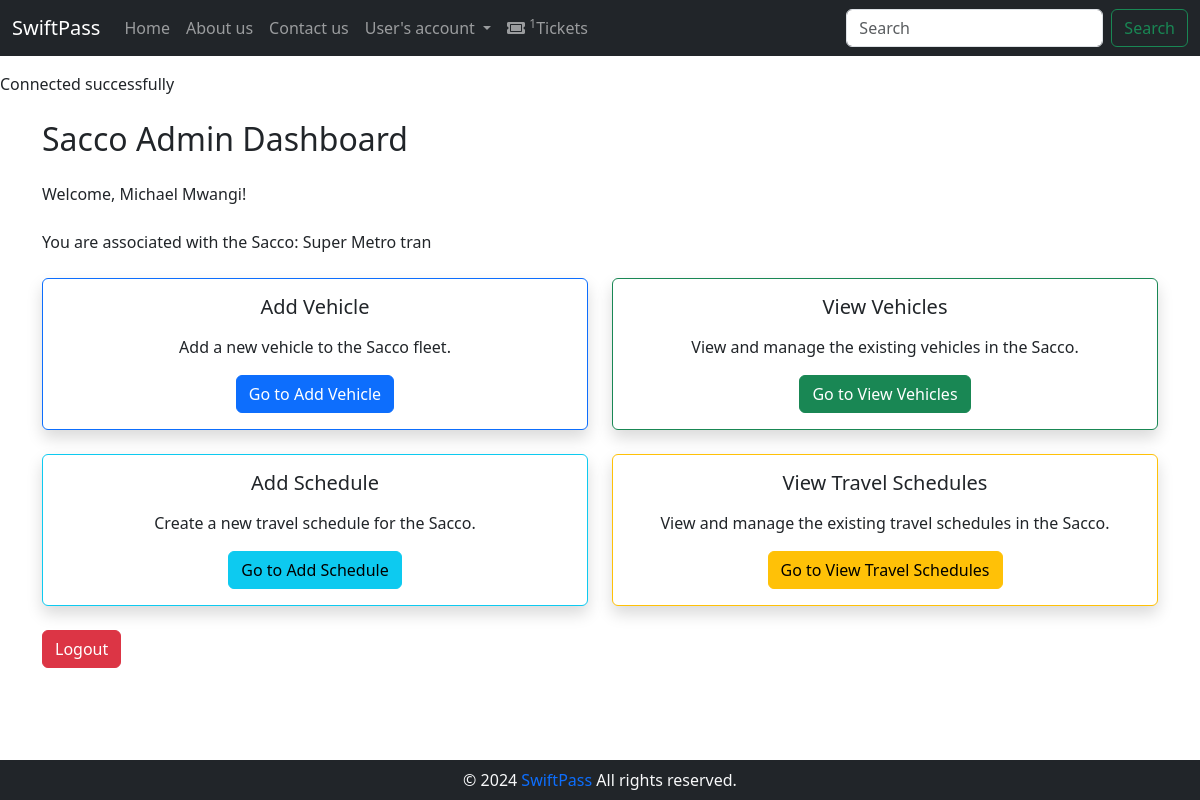
/sacco/sacco_admin_dashboard.php (signed in), run on the app's committed database.
### tables this page shows
CREATE TABLE `user` (
                        `id` int(11) NOT NULL,
                        `first_name` varchar(255) NOT NULL,
                        `last_name` varchar(255) NOT NULL,
                        `email` varchar(120) NOT NULL,
                        `password` varchar(60) NOT NULL,
                        `role` varchar(20) NOT NULL,
                        `date_created` datetime DEFAULT current_timestamp(),
                        `token` varchar(100) DEFAULT NULL,
                        `is_verified` tinyint(1) DEFAULT 0,
                        `driver_license` varchar(20) DEFAULT NULL,
                        `sacco_role` varchar(20) DEFAULT NULL,
                        `sacco_id` int(11) DEFAULT NULL
);

CREATE TABLE `sacco` (
                         `id` int(11) NOT NULL,
                         `name` varchar(255) NOT NULL
);

### sacco/sacco_admin_dashboard.php (the view, shortened to what this page needs)
<?php
include '../auth/database.php';
$adminId = $_SESSION["user"]["id"];
$adminQuery = "SELECT u.*, s.name AS sacco_name
                FROM User u
                LEFT JOIN Sacco s ON u.sacco_id = s.id
                WHERE u.id = '$adminId'";
$adminResult = mysqli_query($conn, $adminQuery);
$adminInfo = mysqli_fetch_assoc($adminResult);
?>
<div class="container mt-4">
    <h2 class="mb-4">Sacco Admin Dashboard</h2>
    <p class="mb-4">Welcome, <?php echo $adminInfo['first_name'] . ' ' . $adminInfo['last_name']; ?>!</p>
    <?php if ($adminInfo['sacco_name']) : ?>
        <p class="mb-4">You are associated with the Sacco: <?php echo $adminInfo['sacco_name']; ?></p>
        <div class="row row-cols-1 row-cols-md-2 g-4">
            <div class="col">
                <div class="card border-primary h-100 rounded shadow">
                    <div class="card-body text-center">
                        <h5 class="card-title mb-3">Add Vehicle</h5>
                        <p class="card-text">Add a new vehicle to the Sacco fleet.</p>
                        <a href="add_vehicle.php" class="btn btn-primary">Go to Add Vehicle</a>
                    </div>
                </div>
            </div>
            <div class="col">
                <div class="card border-success h-100 rounded shadow">
                    <div class="card-body text-center">
                        <h5 class="card-title mb-3">View Vehicles</h5>
                        <p class="card-text">View and manage the existing vehicles in the Sacco.</p>
                        <a href="view_vehicles.php" class="btn btn-success">Go to View Vehicles</a>
                    </div>
                </div>
            </div>
            <div class="col">
                <div class="card border-info h-100 rounded shadow">
                    <div class="card-body text-center">
                        <h5 class="card-title mb-3">Add Schedule</h5>
                        <p class="card-text">Create a new travel schedule for the Sacco.</p>
                        <a href="add_schedule.php" class="btn btn-info">Go to Add Schedule</a>
                    </div>
                </div>
            </div>
            <div class="col">
                <div class="card border-warning h-100 rounded shadow">
                    <div class="card-body text-center">
                        <h5 class="card-title mb-3">View Travel Schedules</h5>
                        <p class="card-text">View and manage the existing travel schedules in the Sacco.</p>
                        <a href="travel_schedules.php" class="btn btn-warning">Go to View Travel Schedules</a>
                    </div>
                </div>
            </div>
        </div>
    <?php else : ?>
        <p class="mb-4">You are not currently associated with any Sacco.</p>
    <?php endif; ?>
    <a href="logout.php" class="btn btn-danger mt-4">Logout</a>
</div>
<?php
include('../layout.php');
?>

### data on the page
user: first_name "Michael", last_name "Mwangi", sacco.name "Super Metro tran"

### other printed values
$pageTitle "Home"
$pageTitle "About us"
$pageTitle "Contact us"
$pageTitle "User's account"
$pageTitle "Tickets"
